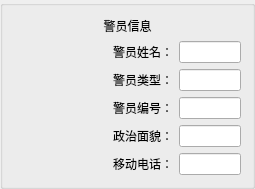
<?xml version="1.0" encoding="UTF-8"?>
<ui version="4.0">
 <class>PoliceInfo</class>
 <widget class="QGroupBox" name="PoliceInfo">
  <property name="geometry">
   <rect>
    <x>0</x>
    <y>0</y>
    <width>255</width>
    <height>152</height>
   </rect>
  </property>
  <layout class="QGridLayout" name="gridLayout">
   <item row="1" column="2">
    <widget class="QLineEdit" name="name">
     <property name="sizePolicy">
      <sizepolicy hsizetype="Preferred" vsizetype="Preferred">
       <horstretch>0</horstretch>
       <verstretch>0</verstretch>
      </sizepolicy>
     </property>
    </widget>
   </item>
   <item row="1" column="1">
    <widget class="QLabel" name="nameText">
     <property name="sizePolicy">
      <sizepolicy hsizetype="Fixed" vsizetype="Preferred">
       <horstretch>0</horstretch>
       <verstretch>0</verstretch>
      </sizepolicy>
     </property>
     <property name="text">
      <string>警员姓名：</string>
     </property>
    </widget>
   </item>
   <item row="0" column="0" colspan="3">
    <widget class="QLabel" name="title">
     <property name="sizePolicy">
      <sizepolicy hsizetype="Preferred" vsizetype="Fixed">
       <horstretch>0</horstretch>
       <verstretch>0</verstretch>
      </sizepolicy>
     </property>
     <property name="text">
      <string>警员信息</string>
     </property>
     <property name="alignment">
      <set>Qt::AlignCenter</set>
     </property>
    </widget>
   </item>
   <item row="1" column="0" rowspan="5">
    <widget class="QToolButton" name="photo">
     <property name="icon">
      <iconset resource="../ImgSrc.qrc">
       <normaloff>:/img/photo/headPhoto.png</normaloff>:/img/photo/headPhoto.png</iconset>
     </property>
     <property name="iconSize">
      <size>
       <width>85</width>
       <height>100</height>
      </size>
     </property>
     <property name="autoRaise">
      <bool>true</bool>
     </property>
    </widget>
   </item>
   <item row="3" column="1">
    <widget class="QLabel" name="label_12">
     <property name="sizePolicy">
      <sizepolicy hsizetype="Fixed" vsizetype="Preferred">
       <horstretch>0</horstretch>
       <verstretch>0</verstretch>
      </sizepolicy>
     </property>
     <property name="text">
      <string>警员编号：</string>
     </property>
    </widget>
   </item>
   <item row="2" column="2">
    <widget class="QLineEdit" name="policeType">
     <property name="sizePolicy">
      <sizepolicy hsizetype="Preferred" vsizetype="Preferred">
       <horstretch>0</horstretch>
       <verstretch>0</verstretch>
      </sizepolicy>
     </property>
    </widget>
   </item>
   <item row="4" column="2">
    <widget class="QLineEdit" name="departy">
     <property name="sizePolicy">
      <sizepolicy hsizetype="Preferred" vsizetype="Preferred">
       <horstretch>0</horstretch>
       <verstretch>0</verstretch>
      </sizepolicy>
     </property>
    </widget>
   </item>
   <item row="4" column="1">
    <widget class="QLabel" name="label_15">
     <property name="sizePolicy">
      <sizepolicy hsizetype="Fixed" vsizetype="Preferred">
       <horstretch>0</horstretch>
       <verstretch>0</verstretch>
      </sizepolicy>
     </property>
     <property name="text">
      <string>政治面貌：</string>
     </property>
    </widget>
   </item>
   <item row="2" column="1">
    <widget class="QLabel" name="label_26">
     <property name="sizePolicy">
      <sizepolicy hsizetype="Fixed" vsizetype="Preferred">
       <horstretch>0</horstretch>
       <verstretch>0</verstretch>
      </sizepolicy>
     </property>
     <property name="text">
      <string>警员类型：</string>
     </property>
    </widget>
   </item>
   <item row="5" column="1">
    <widget class="QLabel" name="label_16">
     <property name="sizePolicy">
      <sizepolicy hsizetype="Fixed" vsizetype="Preferred">
       <horstretch>0</horstretch>
       <verstretch>0</verstretch>
      </sizepolicy>
     </property>
     <property name="text">
      <string>移动电话：</string>
     </property>
    </widget>
   </item>
   <item row="3" column="2">
    <widget class="QLineEdit" name="no">
     <property name="sizePolicy">
      <sizepolicy hsizetype="Preferred" vsizetype="Preferred">
       <horstretch>0</horstretch>
       <verstretch>0</verstretch>
      </sizepolicy>
     </property>
    </widget>
   </item>
   <item row="5" column="2">
    <widget class="QLineEdit" name="phone">
     <property name="sizePolicy">
      <sizepolicy hsizetype="Preferred" vsizetype="Preferred">
       <horstretch>0</horstretch>
       <verstretch>0</verstretch>
      </sizepolicy>
     </property>
    </widget>
   </item>
  </layout>
 </widget>
 <resources>
  <include location="../ImgSrc.qrc"/>
 </resources>
 <connections/>
</ui>
